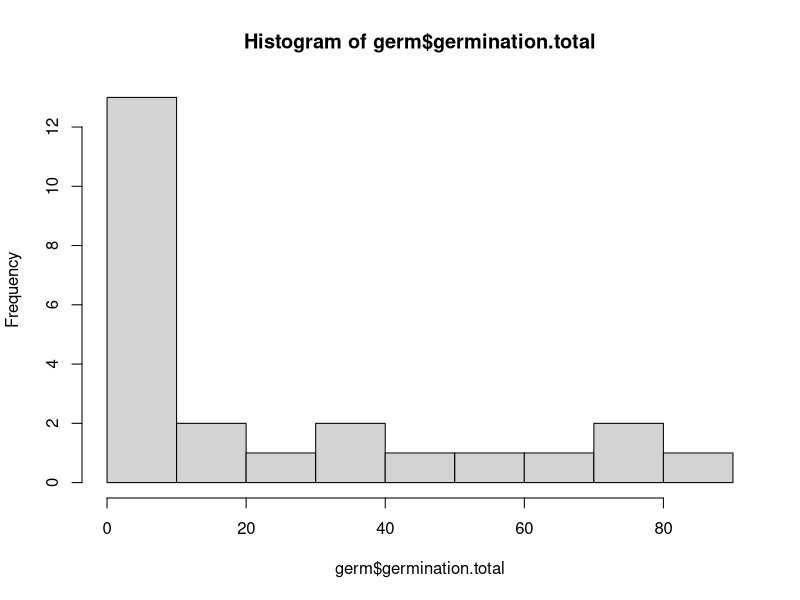
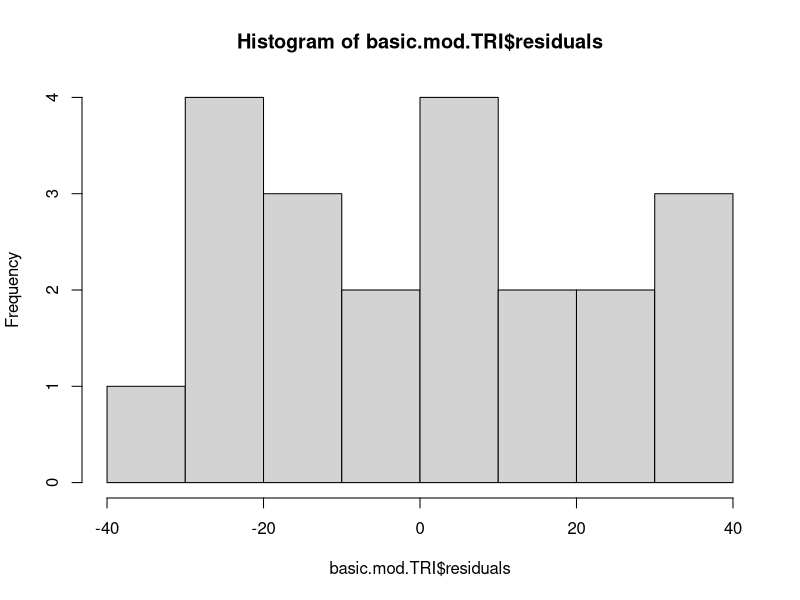

These charts were generated, in order, by the following R code: (Note: this script raises an error after producing the figures.)
germ<- read.csv("Data/germination_establishment.summaries.csv", row.names = NULL)

library(tidyverse)
library(lme4)
library(car)
library(MASS)
library(pscl) #for zero-inflated models

hist(germ$germination.total, breaks = 10) ## very zero inflated. If we ignore the zeros...
germ.nozero <- germ %>% filter(germination.total >0) ## ignoring zeros

## removing NAs from germination.total 
## germ.nona <- germ %>%
##   drop_na(germination.total)

basic.mod.TRI <- lm(germination.total ~ TRI.30*TPI.gen +potential.germ.total, data = germ.nozero)
hist(basic.mod.TRI$residuals) #looking at distribution of residuals

boxcox(basic.mod.TRI) #seeing which transformation is recommended by boxcox
## it suggests log transforming
basic.mod.TRI.log <- lm(log(germination.total) ~ potential.germ.total+TRI.gen, data = germ.nozero)
hist(basic.mod.TRI.log$residuals) #looking at distribution of residuals
summary(basic.mod.TRI)

## can I just use a negative binomial model? 
neg.bin.mod<-  glm.nb(germination.total~ potential.germ.total+TRI.gen, data = germ)
summary(neg.bin.mod)
hist(neg.bin.mod$residuals) #residuals do in fact appear to follow a neg
#binomial distribution
data.frame("Odds Ratios" = exp(coef(neg.bin.mod)))


## trying the zero-inflated model package
zero.inflated.mod <- zeroinfl(germination.total ~ potential.germ.total+TRI.gen, 
                              data = germ, dist = "negbin")
summary(zero.inflated.mod)
